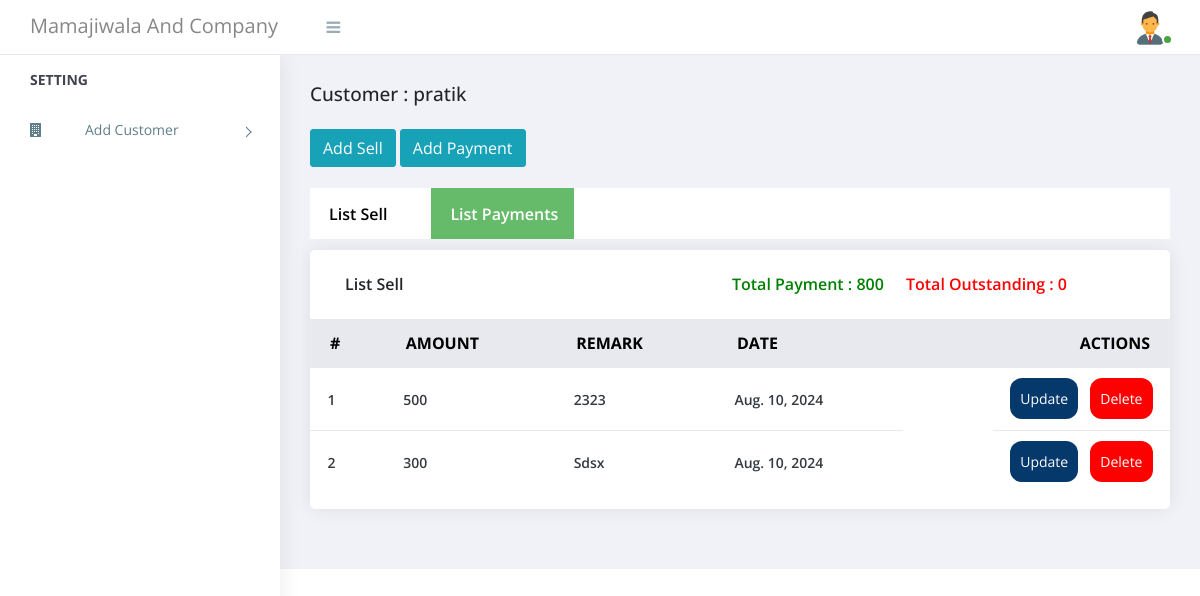
/main/view-customer-payment/1, run on an earlier commit of the app's database.
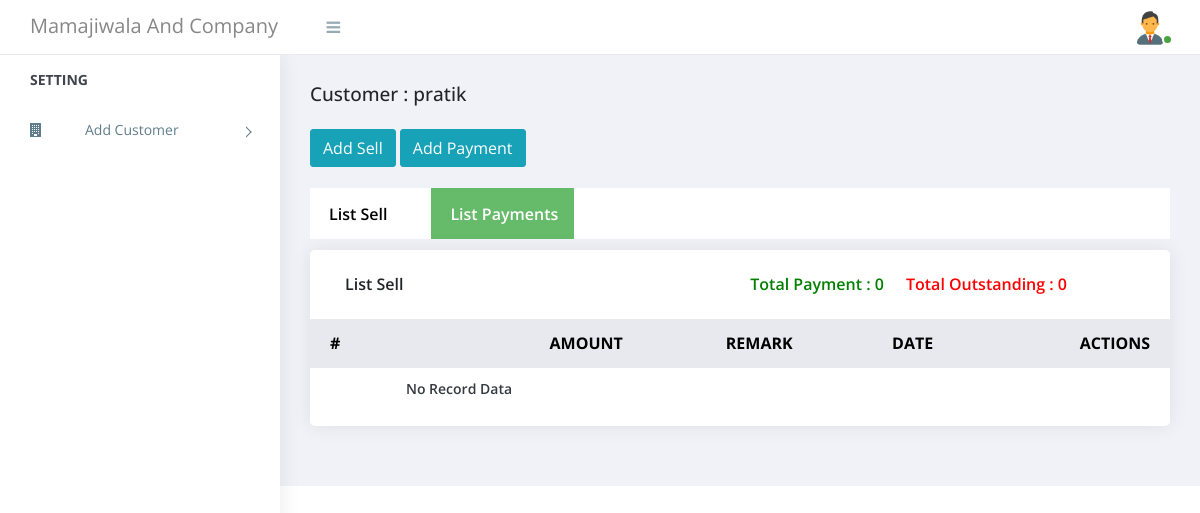
And on a later commit of the database.
### main/models.py (models this page shows)
class payment(models.Model):
    customer = models.ForeignKey(customer, on_delete=models.CASCADE)
    amount = models.IntegerField()
    date = models.DateField(auto_now=False)
    remark = models.CharField(max_length=50, null=True, blank=True)

### main/views.py (the view)
# urls.py: path('view-customer-payment/<customer_id>', view_customer_payment, name='view_customer_payment'),
def view_customer_payment(request, customer_id):
    record_data = record.objects.filter(customer__id = customer_id).aggregate(payment_done_amount=Sum('amount'))["payment_done_amount"] or 0
    customer_instance = customer.objects.get(id = customer_id)
    payment_data = payment.objects.filter(customer__id = customer_id)
    total_payment = payment_data.aggregate(total_payment=Sum('amount'))["total_payment"] or 0
    total_outstanding = record_data - total_payment
    context = {
        'payment_data': payment_data,
        'total_payment': total_payment,
        'customer_id': customer_id,
        'total_outstanding': total_outstanding,
        'customer_instance': customer_instance,
    }
    return render(request, 'view_customer_payment.html', context)

### templates/view_customer_payment.html (shortened to what this page needs)
{% extends 'base/base.html' %}
{% block content %}
<div class="row">
    <div class="col-xl-12">
        <h3 style="margin-bottom: 50px;
    margin-top: -32px; font-size: 19px;"> Customer : {{ customer_instance.name }} </h3>
    </div>
</div>
<div class="row">
    <div class="col-xl-12">
        <div style="margin-top: -27px;
    margin-bottom: 21px;">
            <a href="{% url 'add_record' customer_id %}"> <input type="button" value="Add Sell" class="btn btn-info"> </a>
            <a href="{% url 'add_payment' customer_id %}"> <input type="button" value="Add Payment" class="btn btn-info"> </a>
        </div>
        <div style="display: flex;
    gap: 28px;
    background: white;
    margin-bottom: 11px;
    ">
    <a href="{% url 'view_customer_with_id' customer_id %}" class="menu-option"> List Sell </a>
    <a href="{% url 'view_customer_payment' customer_id %}" class="menu-option active"> List Payments </a>
        </div>
        <div class="card">
            <div class="card-body">
                <div class="col-12" style="display: flex;">
                    <div >
                        <h4 class="box-title"> List Sell </h4>
                    </div>
                <div style="text-align: right; display: flex;
    width: 84%;
    justify-content: right;">
                <h4 class="box-title"> <span style="color: green; margin-right: 18px;"> Total Payment : {{ total_payment }} </span> <span style="color: red;"> Total Outstanding : {{ total_outstanding}} </span> </h4>
                </div>
                </div>
            </div>
            <div class="card-body--">
                <div class="table-stats order-table ov-h">
                    <table class="table ">
                        <thead>
                            <tr>
                                <th class="serial">#</th>
                                <th>Amount</th>
                                <th>Remark</th>
                                <th>date</th>
                                <th>Actions</th>
                            </tr>
                        </thead>
                        <tbody>
                            {% if payment_data %}
                            {% for i in payment_data %}
                            <tr>
                                <td class="serial">{{ forloop.counter }}</td>
                                <td>{{ i.amount }}</td>
                                <td>{{ i.remark }}</td>
                                <td>{{ i.date }}</td>
                                <td style="display: flex;
                                gap: 12px; float: right;">
                                   <a href="{% url 'update_payment' i.id %}"> <button id="payment-button"  style="background-color: #05386b; border: green; padding: 10px;border-radius: 12px;" type="submit" class="btn-info ">
                                        <span id="payment-button-amount">Update</span>
                                    </button>  </a>
                                    <a href="{% url 'delete_payment' i.id %}"> <button id="payment-button"  style="background-color: red; border: green; padding: 10px;border-radius: 12px;" type="submit" class="btn-info ">
                                        <span id="payment-button-amount">Delete</span>
                                    </button>  </a>
                                </td>
                            </tr>
                            {% endfor %}
                            {% else %}
                                <tr><td>No Record Data</td></tr>
                            {% endif %}
                        </tbody>
                    </table>
                </div>
            </div>
        </div>
    </div>
</div>
{% endblock content %}

What changed in the data, as far as the page shows it:
removed payment: amount "500", remark "2323", date "Aug. 10, 2024"
removed payment: amount "300", remark "Sdsx", date "Aug. 10, 2024"
Also different on the page:
{{ total_payment }}: "800" → "0"
text now shown: "No Record Data"
